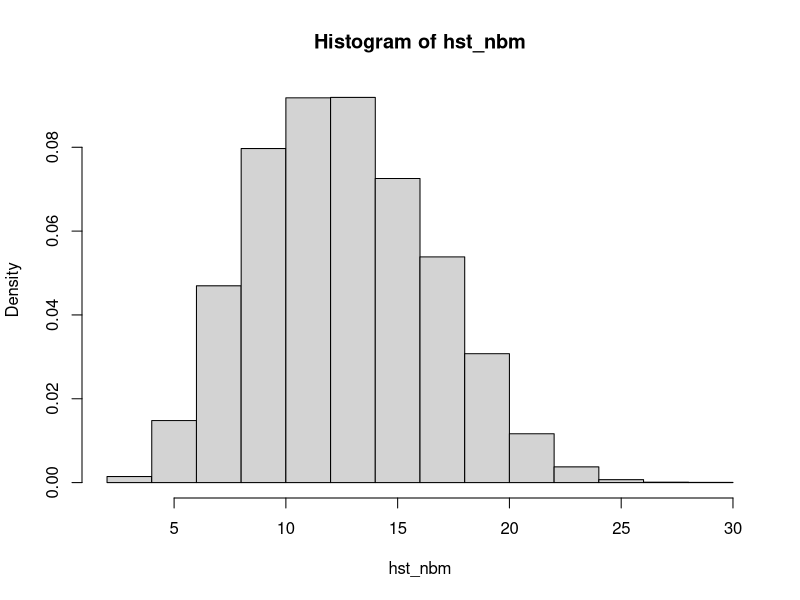
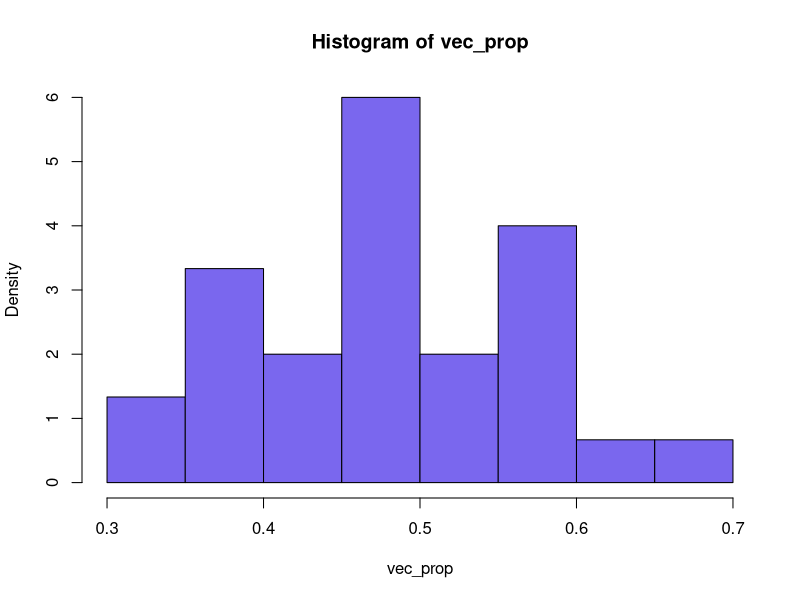
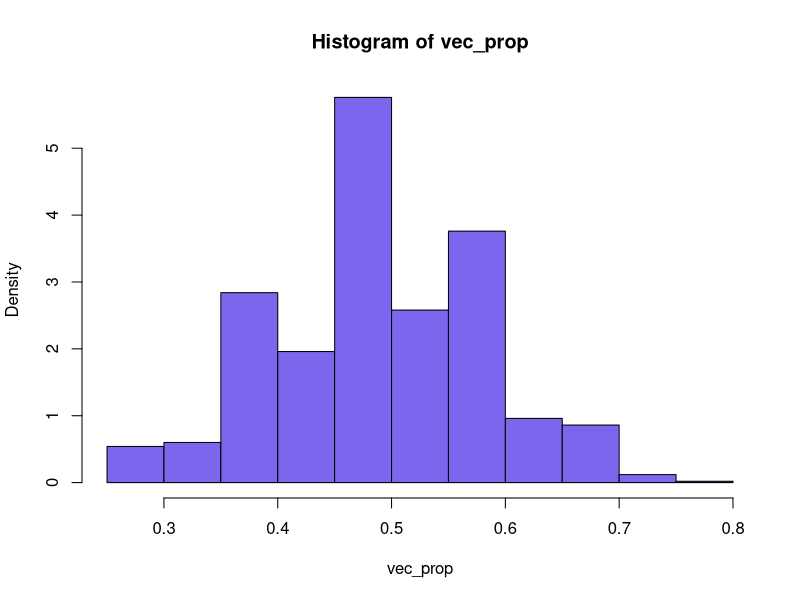
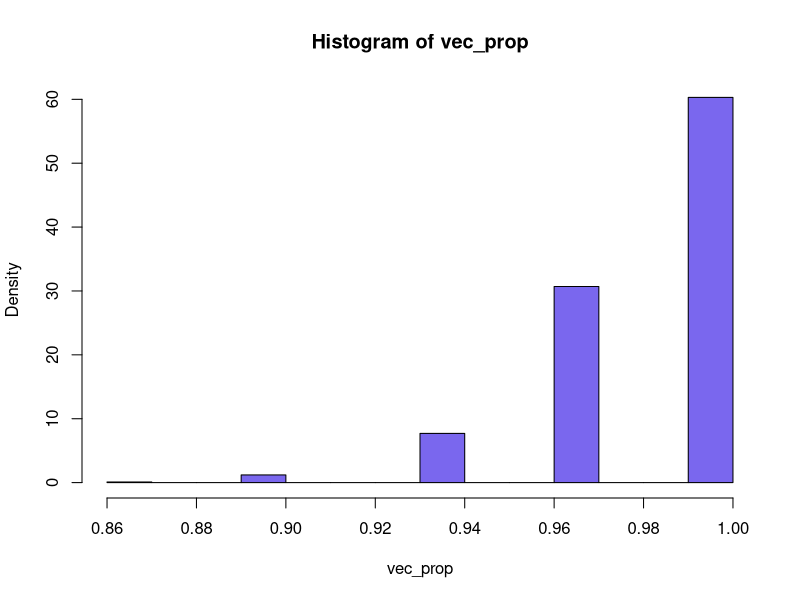

The R script that drew these images, in order:
## ---- chunk 1
knitr::opts_chunk$set(echo = TRUE)
## ---- chunk 2
sim_ep <- function() {
  dist_cm_0 <- 200 + floor(runif (n=1, min=0, max =(1 + (400-200)/10)))*10
  nb_mes <- 0
  arret_obs <- FALSE 
  dist_stop <- NA
  dist_cm_t <- dist_cm_0
  while (dist_cm_t>0){
    dist_cm_t = dist_cm_t-10
    piece <- sample(c("face","pile"),1,prob=c(0.5,0.5)) # on a une chance sur deux pile ou face soit tiré, si c'est face on fait une mesure de la distance.
  if(piece=="face"){
    nb_mes<-nb_mes + 1
    #mesure
    temps_ms<-1000000*2*dist_cm_t/34000 # l'observation en millisecondes et distance en centimètres, rapport à la vitesse du son.
    if (dist_cm_t==50){ # si la distance est strictement égale à 50cm on s'arrête 
      arret_obs<-TRUE
      dist_stop<-dist_cm_t
      break}
    if (dist_cm_t<50){
      arret_obs<-FALSE
      dist_stop<-dist_cm_t
      break
      }
    }
  }
  return(list(arret_obs=arret_obs,
              nb_mes=nb_mes,
              dist_stop=dist_stop))
}
## ---- chunk 3
nb_exp<- 10000
  resNexp<- replicate(nb_exp,sim_ep(),simplify = FALSE)
  hst_nbm<- sapply(resNexp,function(x) x$nb_mes)
  hist(hst_nbm,breaks="sturges",freq=FALSE) # on observe une distribution en cloche avec un maximum vers 10.
## ---- chunk 4
n_sim<- 30
vec_prop<- rep(0,n_sim)
for(i in 1:n_sim){
  res_sim<- replicate(30,sim_ep(),simplify = FALSE)
  val_obj<- sapply(res_sim,function(x) x$arret_obs)
  prop<- length(val_obj[val_obj==TRUE])/30
  vec_prop[i]<- prop
}
hist(vec_prop,breaks="sturges",freq=FALSE, col="slateblue2") # on observe un maximum aux alentours de 0.55 soit environ 55%.
## ---- chunk 5
n_sim<- 1000
vec_prop<- rep(0,n_sim)
for(i in 1:n_sim){
  res_sim<- replicate(30,sim_ep(),simplify = FALSE)
  val_obj<- sapply(res_sim,function(x) x$arret_obs)
  prop<- length(val_obj[val_obj==TRUE])/30
  vec_prop[i]<- prop
}
hist(vec_prop,breaks="sturges",freq=FALSE, col="slateblue2") # avec un plus grand nombre de répétition, l'histogramme prends un peu plus une forme en cloche avec un maximum légèrement en dessous de 50%. Nos valeurs tournent toujours aux alentours de 50% et s'en rapproche plusavec l'augmentation des répétitions car la probabilité d'avoir les mesures attendues est lié au lancé de la pièce qui a une chance sur deux de donner pile ou face.
## ---- chunk 6
#Pourcentage :
# Calcul de la proportion moyenne d'arrêts à 50 cm
prop_moy <- mean(vec_prop)

# Conversion de la proportion en pourcentage
pourcentage <- prop_moy * 100

# Affichage du résultat
print(pourcentage) # il y a donc environ 49% des cas pour lesquels il y a eu un arrêt à 50cm
## ---- chunk 7
n_sim<- 1000
vec_prop<- rep(0,n_sim)
for(i in 1:n_sim){
  res_sim<- replicate(30,sim_ep(),simplify = FALSE)
  val_obj<- sapply(res_sim,function(x) x$dist_stop)
  prop<- length(val_obj[val_obj>0])/30
  vec_prop[i]<- prop
}
hist(vec_prop,breaks="sturges",freq=FALSE, col="slateblue2")
## ---- chunk 8
#Question 1 : On dispose de variables quantitatives (distance,temps, nombre de mesure) et qualitative (la pièce fait pile ou face).
#Question 2 : Le nombre de mesure sera variable en fonction des résultats de la pièce et du nombre de répétition de l'expérience.
#Question 3 : Sur une répétition de 30 fois on estime à environ 49% le pourcentage de fois où l'on s'arrête dans les conditions désirées.
#Question 4 : Il n'est pas toujours possible d'arrêter dans les conditions choisies avant que l'objectif ne touche la paroi du fait de la forme aléatoire du lancer de pièce.
